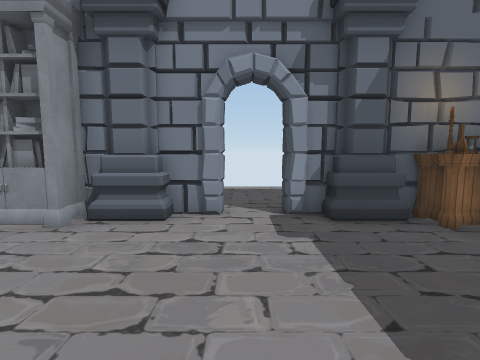
view 1 (above)

12 first-person views from a walk through a scene from a Unity 3-D project. The camera is 1.5 m above the floor, tilts 6° down and sees 85° across. The floor is counted in squares, 1 m on a side. Each view is taken from the middle of a square. On the plan, view 1 faces up. The plan holds only what a view shows up to about 14 squares ahead; the rest is blank. The place goes on beyond the plan. The player character is not drawn. Some animated figures are not drawn. Door leaves are left out, so doorways stand open. Some surface patterns are stand-ins.

view 2
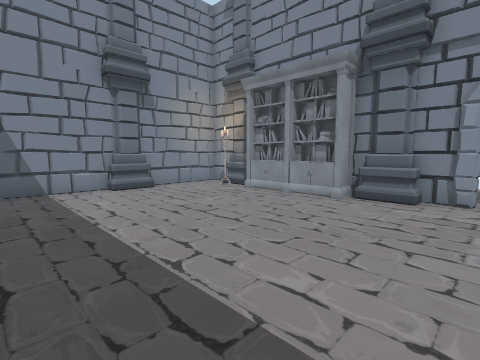

view 3
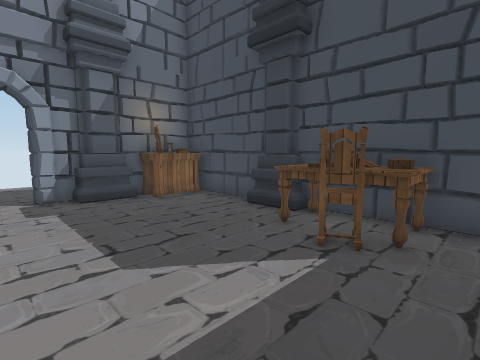

view 4
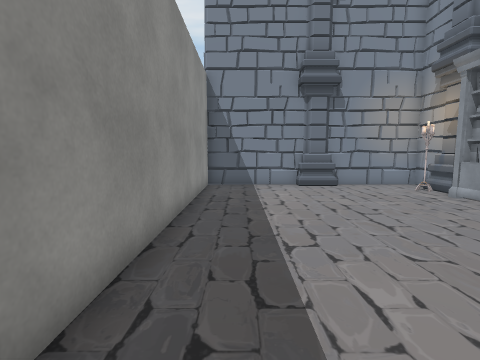

view 5
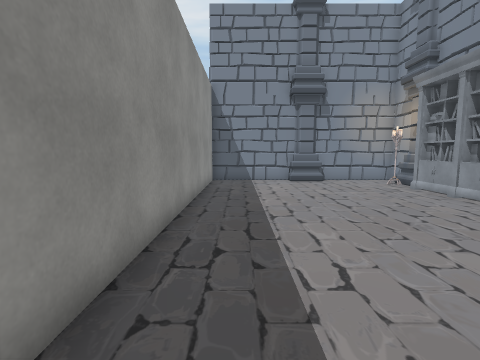

view 6
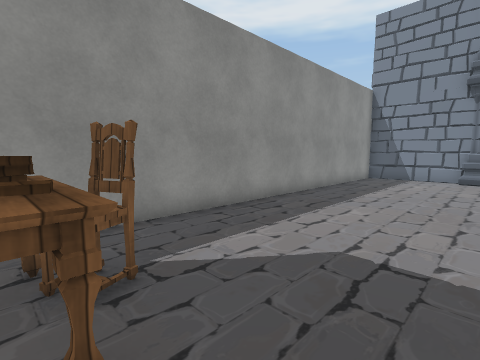

view 7
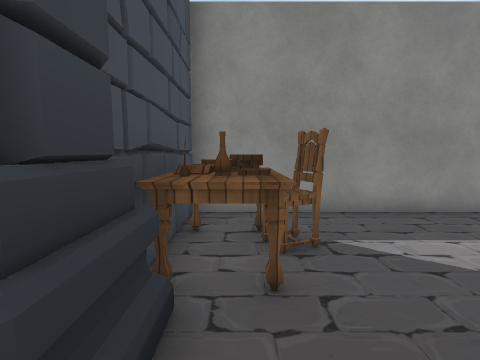

view 8
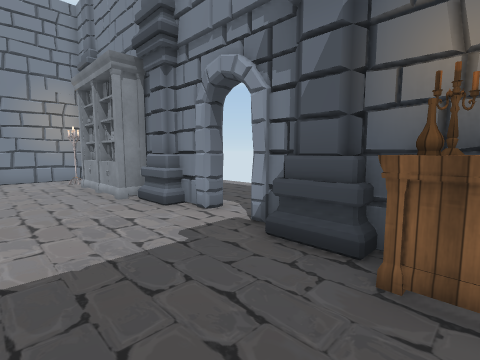

view 9
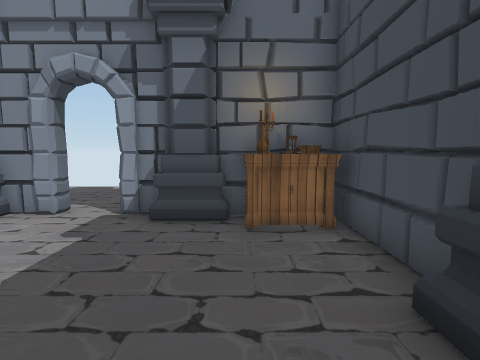

view 10
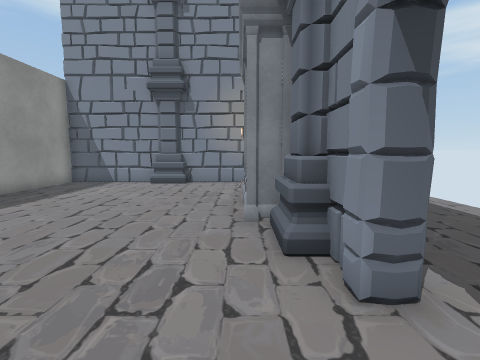

view 11
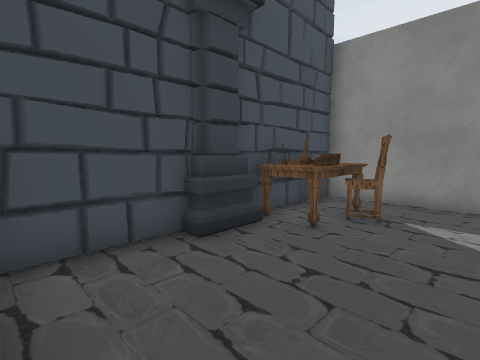

view 12
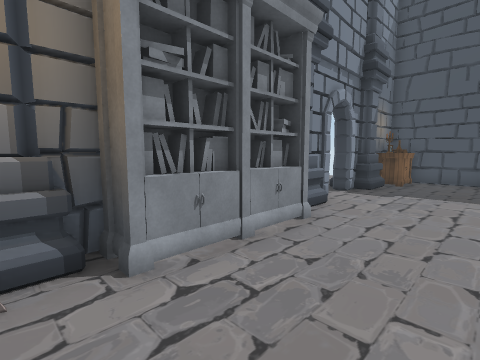

### Floor plan
Points are (right, up) in squares from view 1. A wall is a line through its corners. A room is listed if a view was taken in it or the views show most of it. See-through windows are left out.
Room 1 (views 1, 2, 3, 4, 5, 6, 7, 8, 9, 10, 11, 12)
walls: (-3.4, 6.2) (-3.9, 6.2); (-0.5, 6.2) (-1.5, 6.2); (1.6, 6.5) (1.6, 6.2) (1.1, 6.2); (-7.6, 6.2) (-11.2, 6.2) (-11.2, 2); (6.2, 0.4) (6.2, 1); (6.2, 2) (6.2, 6.2) (3.5, 6.2); (-11.2, 0.6) (-11.2, -3.5) (6.2, -3.5) (6.2, -1.4)
ways out: open door at (0.5, 6.5)
objects: other object (-11, 1); other object (-7, 5) to (-4, 6); other object (-3, 6) to (-2, 7); other object (2, 6) to (3, 7); other object (4, -1); other object (4, 5) to (5, 6); other object (5, -2) to (6, 0)

Where each view was taken, in squares from view 1:
view 1: 0 up, 0 right, facing up
view 2: 3 down, 0 right, facing up-left
view 3: 3 down, 0 right, facing up-right
view 4: 2 down, 1 right, facing left
view 5: 2 down, 3 right, facing left
view 6: 2 up, 5 right, facing down-left
view 7: 3 up, 5 right, facing down
view 8: 2 up, 5 right, facing up-left
view 9: 0 up, 4 right, facing up
view 10: 5 up, 2 right, facing left
view 11: 5 up, 2 right, facing down-right
view 12: 2 up, 9 left, facing up-right
